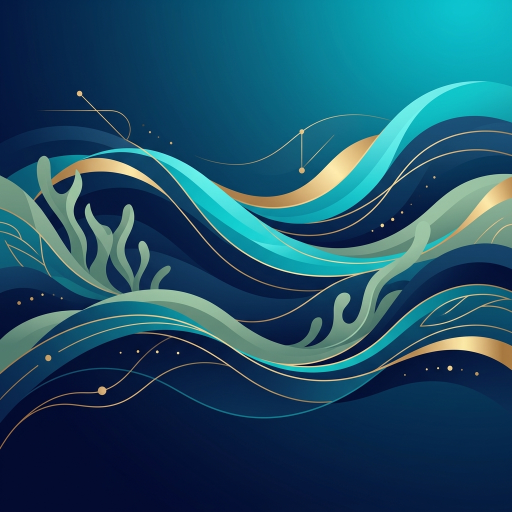
#> input picture wallpaper.png, 1024 x 1024 px (shown at 1/2 size)
$ python color_extract.py ../wallpaper.png out.png
#> lines starting #> are read from the running program, lines starting #| are printed output that depends on the picture
#!/usr/bin/env python3
"""
Color Extractor — Extract dominant colors from a wallpaper and generate a theme palette.
Uses Pillow's quantize (median-cut) for fast, reliable color extraction.
Outputs a JSON file with all colors needed to theme the desktop.
"""

import sys
import json
import colorsys
from pathlib import Path
from PIL import Image


def rgb_to_hex(r, g, b):
    """Convert RGB tuple to hex string."""
    return f"#{r:02x}{g:02x}{b:02x}"


def hex_to_rgb(hex_str):
    """Convert hex string to RGB tuple."""
    hex_str = hex_str.lstrip("#")
    return tuple(int(hex_str[i:i+2], 16) for i in (0, 2, 4))


def rgb_to_hsl(r, g, b):
    """Convert RGB (0-255) to HSL (h: 0-360, s: 0-100, l: 0-100)."""
    h, l, s = colorsys.rgb_to_hls(r / 255, g / 255, b / 255)
    return h * 360, s * 100, l * 100


def hsl_to_rgb(h, s, l):
    """Convert HSL (h: 0-360, s: 0-100, l: 0-100) to RGB (0-255)."""
    r, g, b = colorsys.hls_to_rgb(h / 360, l / 100, s / 100)
    return int(r * 255), int(g * 255), int(b * 255)


def color_brightness(r, g, b):
    """Perceived brightness (0-255)."""
    return 0.299 * r + 0.587 * g + 0.114 * b


def color_saturation(r, g, b):
    """Saturation component from HSL."""
    _, s, _ = rgb_to_hsl(r, g, b)
    return s


def darken_color(r, g, b, factor=0.3):
    """Darken a color by a factor (0 = black, 1 = unchanged)."""
    return (int(r * factor), int(g * factor), int(b * factor))


def lighten_color(r, g, b, factor=0.3):
    """Lighten a color by blending toward white."""
    return (
        int(r + (255 - r) * factor),
        int(g + (255 - g) * factor),
        int(b + (255 - b) * factor),
    )


def adjust_color(r, g, b, lightness=None, saturation=None):
    """Adjust a color's HSL lightness and/or saturation."""
    h, s, l = rgb_to_hsl(r, g, b)
    if lightness is not None:
        l = lightness
    if saturation is not None:
        s = saturation
    return hsl_to_rgb(h, max(0, min(100, s)), max(0, min(100, l)))


def extract_colors(image_path, num_colors=8):
    """Extract dominant colors from an image using median-cut quantization."""
    img = Image.open(image_path).convert("RGB")

    # Downsample for speed
    img = img.resize((300, 200), Image.LANCZOS)

    # Quantize to get dominant colors
    quantized = img.quantize(colors=num_colors, method=Image.Quantize.MEDIANCUT)
    palette = quantized.getpalette()

    # Extract RGB tuples from palette
    colors = []
    for i in range(num_colors):
        r, g, b = palette[i * 3], palette[i * 3 + 1], palette[i * 3 + 2]
        colors.append((r, g, b))

    # Sort by vibrancy (saturation * brightness weight) — most vibrant first
    colors.sort(key=lambda c: color_saturation(*c) * 0.7 + color_brightness(*c) * 0.3, reverse=True)

    return colors


def generate_palette(colors):
    """Generate a full theme palette from extracted dominant colors."""

    # Pick the most vibrant color as accent
    accent = colors[0]

    # Find darkest color for background base
    sorted_by_dark = sorted(colors, key=lambda c: color_brightness(*c))
    darkest = sorted_by_dark[0]

    # Generate background — very dark version of the darkest color
    bg_h, bg_s, bg_l = rgb_to_hsl(*darkest)
    background = hsl_to_rgb(bg_h, min(bg_s, 40), 10)  # Very dark, slightly tinted

    # Slightly lighter bg variant
    bg_alt = hsl_to_rgb(bg_h, min(bg_s, 35), 14)

    # Foreground — light, slightly warm
    fg_h, _, _ = rgb_to_hsl(*accent)
    foreground = hsl_to_rgb(fg_h, 12, 88)  # Near-white with slight tint
    fg_dim = hsl_to_rgb(fg_h, 10, 60)  # Dimmed foreground

    # Accent / Primary — the most vibrant extracted color
    acc_h, acc_s, acc_l = rgb_to_hsl(*accent)
    primary = hsl_to_rgb(acc_h, min(acc_s, 80), max(55, min(65, acc_l)))

    # Secondary — 2nd most prominent
    secondary_src = colors[1] if len(colors) > 1 else accent
    sec_h, sec_s, sec_l = rgb_to_hsl(*secondary_src)
    secondary = hsl_to_rgb(sec_h, min(sec_s, 70), max(50, min(60, sec_l)))

    # Tertiary — 3rd color
    tertiary_src = colors[2] if len(colors) > 2 else colors[0]
    ter_h, ter_s, ter_l = rgb_to_hsl(*tertiary_src)
    tertiary = hsl_to_rgb(ter_h, min(ter_s, 65), max(50, min(60, ter_l)))

    # Derived semantic colors
    # Red/Error — shift accent hue toward red
    error = hsl_to_rgb(0, 55, 55)
    # Yellow/Warning — shift toward yellow/amber
    warning = hsl_to_rgb(40, 60, 58)
    # Green/Success
    success = hsl_to_rgb(100, 50, 50)

    # Generate 16 terminal colors
    # color0-7: normal, color8-15: bright variants
    # Strategy: use extracted colors mapped to standard ANSI color roles

    # For terminal colors, we need specific hue slots:
    # 0: black (bg), 1: red, 2: green, 3: yellow, 4: blue, 5: magenta, 6: cyan, 7: white (fg)
    term_hues = {
        'red': 0,
        'green': 120,
        'yellow': 45,
        'blue': 220,
        'magenta': 280,
        'cyan': 180,
    }

    # Try to match extracted colors to terminal slots
    # Find which extracted color is closest to each hue
    def closest_to_hue(target_hue, pool):
        """Find pool color closest to target hue."""
        best = None
        best_diff = 999
        for c in pool:
            h, s, l = rgb_to_hsl(*c)
            diff = min(abs(h - target_hue), 360 - abs(h - target_hue))
            if diff < best_diff and s > 15:  # Require some saturation
                best_diff = diff
                best = c
        return best

    terminal = {}

    # color0: dark background
    terminal['color0'] = rgb_to_hex(*background)

    # color1-6: map to hue slots using extracted colors or generated ones
    for name, hue in term_hues.items():
        matched = closest_to_hue(hue, colors)
        if matched and min(abs(rgb_to_hsl(*matched)[0] - hue), 360 - abs(rgb_to_hsl(*matched)[0] - hue)) < 60:
            # Use extracted color, adjusted to proper lightness
            mh, ms, ml = rgb_to_hsl(*matched)
            normal = hsl_to_rgb(mh, min(ms, 65), 50)
            bright = hsl_to_rgb(mh, min(ms, 70), 62)
        else:
            # Generate color at target hue with accent-inspired saturation
            normal = hsl_to_rgb(hue, 55, 50)
            bright = hsl_to_rgb(hue, 60, 62)

        idx = {'red': 1, 'green': 2, 'yellow': 3, 'blue': 4, 'magenta': 5, 'cyan': 6}[name]
        terminal[f'color{idx}'] = rgb_to_hex(*normal)
        terminal[f'color{idx + 8}'] = rgb_to_hex(*bright)

    # color7: light foreground
    terminal['color7'] = rgb_to_hex(*foreground)

    # color8: bright black (lighter bg)
    terminal['color8'] = rgb_to_hex(*bg_alt)

    # color15: bright white
    terminal['color15'] = rgb_to_hex(*lighten_color(*foreground, 0.4))

    # Build the full palette
    palette = {
        # Core
        'background': rgb_to_hex(*background),
        'background_alt': rgb_to_hex(*bg_alt),
        'foreground': rgb_to_hex(*foreground),
        'foreground_dim': rgb_to_hex(*fg_dim),

        # Accents
        'accent': rgb_to_hex(*primary),
        'secondary': rgb_to_hex(*secondary),
        'tertiary': rgb_to_hex(*tertiary),

        # Semantic
        'error': rgb_to_hex(*error),
        'warning': rgb_to_hex(*warning),
        'success': rgb_to_hex(*success),

        # Border colors (for Hyprland)
        'border_active': rgb_to_hex(*primary),
        'border_inactive': rgb_to_hex(*darken_color(*primary, 0.3)),

        # Accent with alpha variants (for CSS rgba)
        'accent_rgb': f"{primary[0]}, {primary[1]}, {primary[2]}",
        'bg_rgb': f"{background[0]}, {background[1]}, {background[2]}",
        'bg_alt_rgb': f"{bg_alt[0]}, {bg_alt[1]}, {bg_alt[2]}",
        'fg_rgb': f"{foreground[0]}, {foreground[1]}, {foreground[2]}",
        'fg_dim_rgb': f"{fg_dim[0]}, {fg_dim[1]}, {fg_dim[2]}",
        'secondary_rgb': f"{secondary[0]}, {secondary[1]}, {secondary[2]}",
        'tertiary_rgb': f"{tertiary[0]}, {tertiary[1]}, {tertiary[2]}",
        'error_rgb': f"{error[0]}, {error[1]}, {error[2]}",
        'warning_rgb': f"{warning[0]}, {warning[1]}, {warning[2]}",
        'success_rgb': f"{success[0]}, {success[1]}, {success[2]}",

        # Terminal colors
        **terminal,

        # Selection colors
        'selection_fg': rgb_to_hex(*background),
        'selection_bg': rgb_to_hex(*primary),

        # Cursor
        'cursor': rgb_to_hex(*primary),
        'cursor_text': rgb_to_hex(*background),
    }

    return palette


def main():
    if len(sys.argv) < 2:
        print("Usage: color_extract.py <image_path> [output_json_path]", file=sys.stderr)
        sys.exit(1)

    image_path = sys.argv[1]
    output_path = sys.argv[2] if len(sys.argv) > 2 else str(
        Path.home() / ".config" / "hypr" / "theme_colors.json"
    )

    if not Path(image_path).exists():
        print(f"Error: Image not found: {image_path}", file=sys.stderr)
        sys.exit(1)

    # Extract and generate
    colors = extract_colors(image_path, num_colors=8)
#> in extract_colors, img is the input picture: PIL image 1024x1024 RGB; mean R, G, B 28.1, 80, 102.9
#> in extract_colors, `img = img.resize((300, 200), Image.LANCZOS)`:
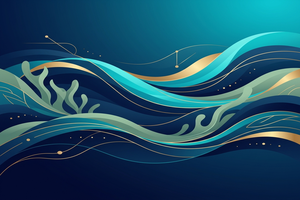
#> img: PIL image 300x200 RGB; mean R, G, B 28.2, 80, 102.9
#> in extract_colors, `quantized = img.quantize(colors=num_colors, method=Image.Quantize.MEDI..`:
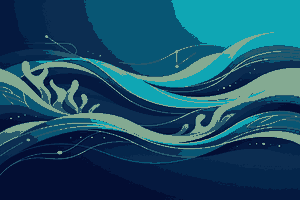
#> quantized: PIL image 300x200 P; mean R, G, B 25.1, 78.1, 102.5
#> in extract_colors, `palette = quantized.getpalette()`: palette = [132, 170, 146, 15, 166, 180, 38, 89, 109, 8, 86, 116, 12, 45, 81, 5, 38, 75, 5, 25, 63, 3, 14, 51]
#> the loop in extract_colors, `for i in range(num_colors):` made 8 passes
#> (r, g, b) on passes 1 to 8: (132, 170, 146), (15, 166, 180), (38, 89, 109), (8, 86, 116), (12, 45, 81), (5, 38, 75), (5, 25, 63), (3, 14, 51)
#> after the loop in extract_colors, `for i in range(num_colors):`: colors = [(132, 170, 146), (15, 166, 180), (38, 89, 109), (8, 86, 116), (12, 45, 81), (5, 38, 75), (5, 25, 63), (3, 14, 51)]
#> colors = [(15, 166, 180), (8, 86, 116), (5, 38, 75), (5, 25, 63), (3, 14, 51), (12, 45, 81), (132, 170, 146), (38, 89, 109)]
    palette = generate_palette(colors)
#> in generate_palette, `accent = colors[0]`: accent = (15, 166, 180)
#> in generate_palette, `sorted_by_dark = sorted(colors, key=lambda c: color_brightness(*c))`: sorted_by_dark = [(3, 14, 51), (5, 25, 63), (5, 38, 75), (12, 45, 81), (8, 86, 116), (38, 89, 109), (15, 166, 180), (132, 170, 146)]
#> in generate_palette, `darkest = sorted_by_dark[0]`: darkest = (3, 14, 51)
#> in generate_palette, `bg_h, bg_s, bg_l = rgb_to_hsl(*darkest)`: bg_h = 226.2; bg_s = 88.89; bg_l = 10.59
#> in hsl_to_rgb, `r, g, b = colorsys.hls_to_rgb(h / 360, l / 100, s / 100)`: r = 0.06; g = 0.0783; b = 0.14
#> in generate_palette, `background = hsl_to_rgb(bg_h, min(bg_s, 40), 10)`: background = (15, 19, 35)
#> in generate_palette, `bg_alt = hsl_to_rgb(bg_h, min(bg_s, 35), 14)`: bg_alt = (23, 28, 48)
#> in generate_palette, `fg_h, _, _ = rgb_to_hsl(*accent)`: fg_h = 185.1
#> in generate_palette, `foreground = hsl_to_rgb(fg_h, 12, 88)`: foreground = (220, 227, 228)
#> in generate_palette, `fg_dim = hsl_to_rgb(fg_h, 10, 60)`: fg_dim = (142, 161, 163)
#> in generate_palette, `acc_h, acc_s, acc_l = rgb_to_hsl(*accent)`: acc_h = 185.1; acc_s = 84.62; acc_l = 38.24
#> in generate_palette, `primary = hsl_to_rgb(acc_h, min(acc_s, 80), max(55, min(65, acc_l)))`: primary = (48, 216, 232)
#> in generate_palette, `secondary_src = colors[1] if len(colors) > 1 else accent`: secondary_src = (8, 86, 116)
#> in generate_palette, `sec_h, sec_s, sec_l = rgb_to_hsl(*secondary_src)`: sec_h = 196.7; sec_s = 87.1; sec_l = 24.31
#> in generate_palette, `secondary = hsl_to_rgb(sec_h, min(sec_s, 70), max(50, min(60, sec_l)))`: secondary = (38, 167, 216)
#> in generate_palette, `tertiary_src = colors[2] if len(colors) > 2 else colors[0]`: tertiary_src = (5, 38, 75)
#> in generate_palette, `ter_h, ter_s, ter_l = rgb_to_hsl(*tertiary_src)`: ter_h = 211.7; ter_s = 87.5; ter_l = 15.69
#> in generate_palette, `tertiary = hsl_to_rgb(ter_h, min(ter_s, 65), max(50, min(60, ter_l)))`: tertiary = (44, 122, 210)
#> the loop in generate_palette, `for name, hue in term_hues.items():` made 6 passes
#> (matched, mh, ms, ml, normal) on passes 2, 4, 5, 6: ((132, 170, 146), 142.1, 18.27, 59.22, (104, 150, 121)), ((5, 25, 63), 219.3, 85.29, 13.33, (44, 101, 210)), ((3, 14, 51), 226.2, 88.89, 10.59, (44, 82, 210)), ((15, 166, 180), 185.1, 84.62, 38.24, (44, 196, 210))
#> after the loop in generate_palette, `for name, hue in term_hues.items():`: terminal = 13 items
#> palette = 42 items

    # Ensure output directory exists
    Path(output_path).parent.mkdir(parents=True, exist_ok=True)

    # Write JSON
    with open(output_path, 'w') as f:
        json.dump(palette, f, indent=2)

    print(f"Theme palette written to {output_path}")
    print(f"  Background: {palette['background']}")
#|   Background: #0f1323
    print(f"  Foreground: {palette['foreground']}")
#|   Foreground: #dce3e4
    print(f"  Accent:     {palette['accent']}")
#|   Accent:     #30d8e8
    print(f"  Secondary:  {palette['secondary']}")
#|   Secondary:  #26a7d8


if __name__ == "__main__":
    main()
